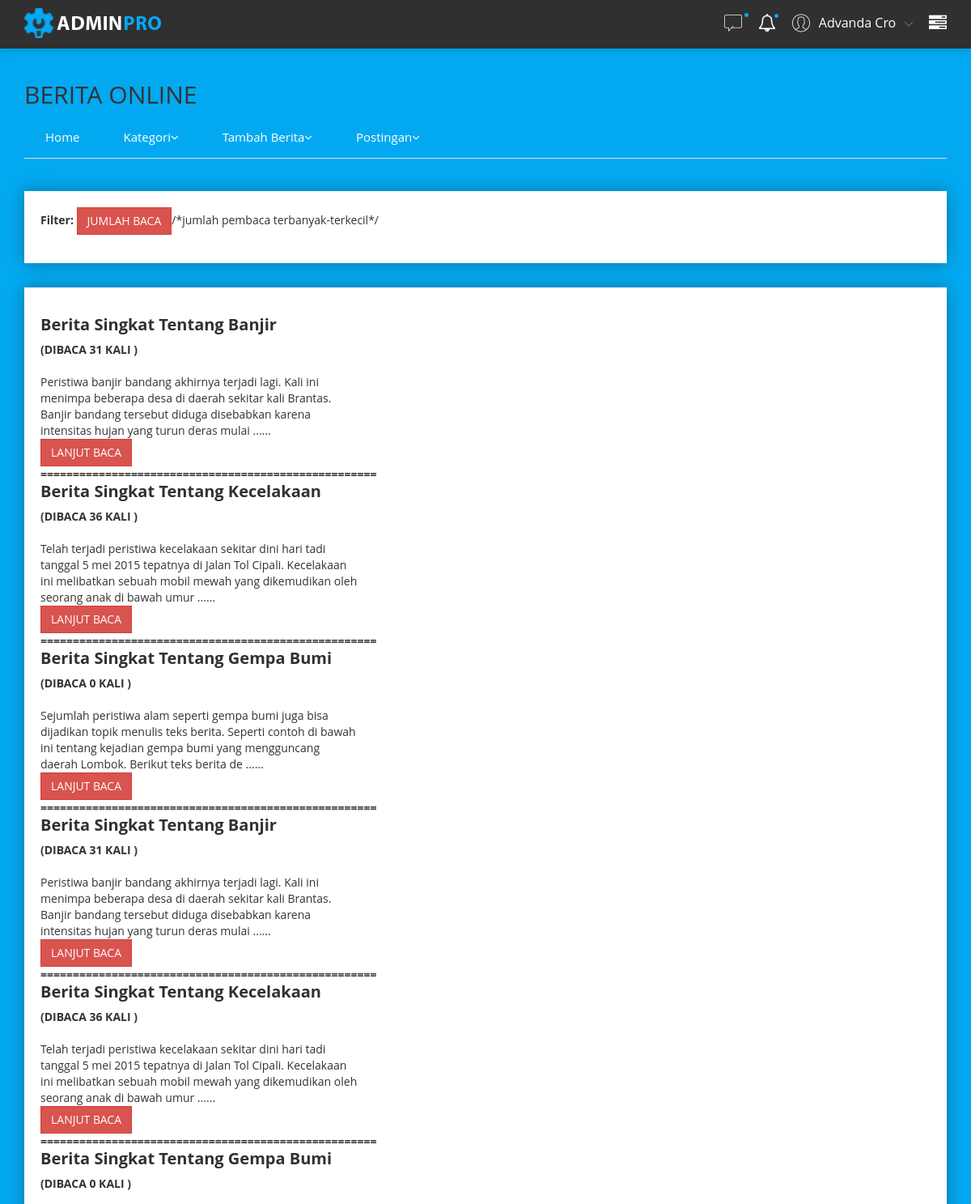
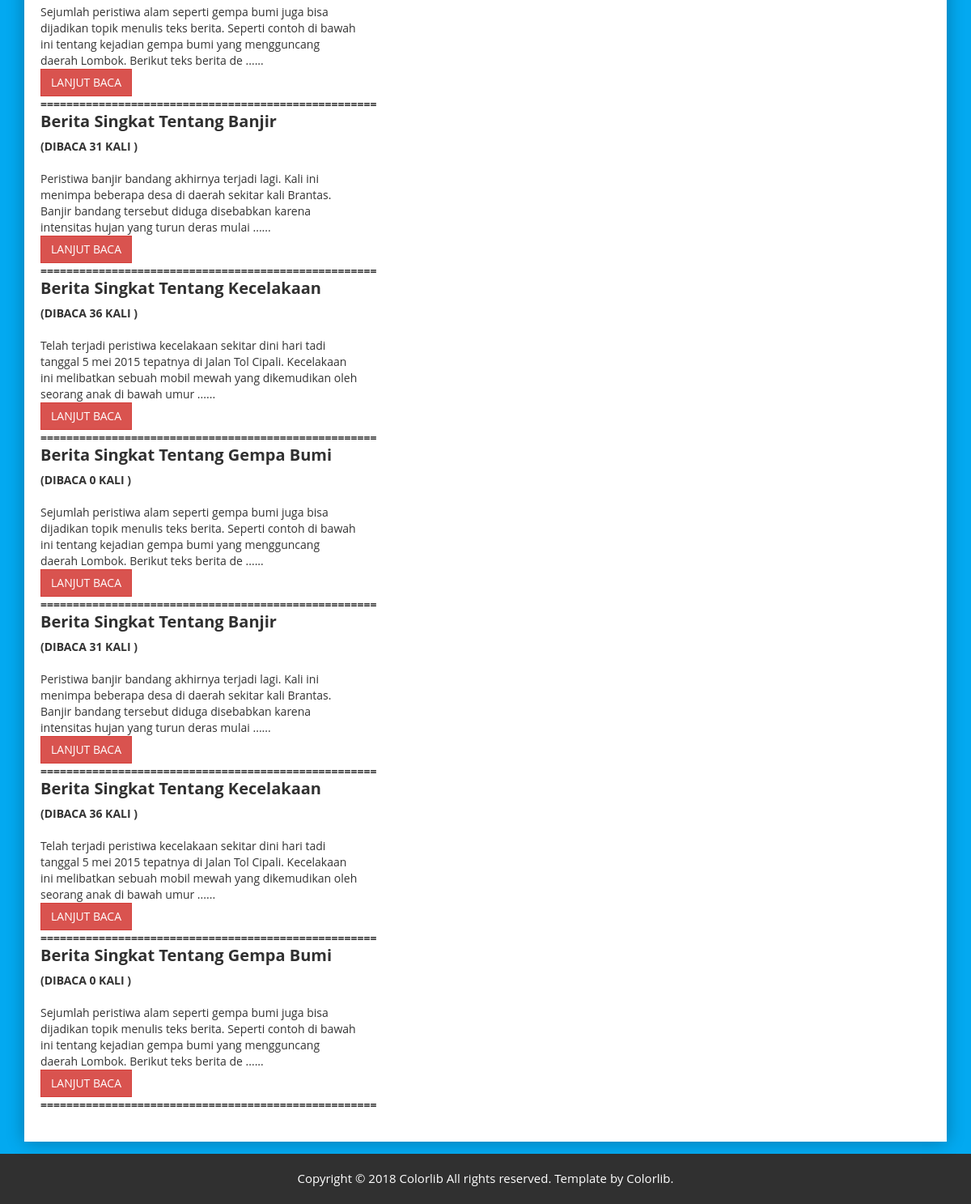
/tambahKategori/tampilKategori?id=4, run on the app's committed database (2 pictures, top to bottom).
### tables this page shows
CREATE TABLE `berita` (
  `id` int(50) UNSIGNED NOT NULL,
  `idKategori` int(50) NOT NULL,
  `judul_berita` varchar(255) NOT NULL,
  `isi_berita` text NOT NULL,
  `jml_baca` int(50) NOT NULL
);

### application/controllers/tambahKategori.php (called while the page is built, shortened)
<?php
class tambahKategori extends CI_Controller {
	function __construct(){
		$this->load->model('m_kategori');
		$this->load->model('m_berita');
		$this->load->helper('url');
	}
	public function tampilKategori() {
		$data['idKategori'] = $this->input->get('id');
		$data['query'] = $this->m_berita->tampil_kategori($data['idKategori']);
		$dat['query'] = $this->m_kategori->tampil_home();
		$this->load->view('head', $dat);
		$this->load->view('kategori', $data);
		$this->load->view('footer', $data);
	}
}

### index.php (called while the page is built, shortened)
<?php
require_once BASEPATH.'core/CodeIgniter.php';

### application/models/m_berita.php (called while the page is built, shortened)
<?php
class M_berita extends CI_Model{
	function tampil_kategori($idKategori){
		return $this->db->query("SELECT * FROM berita ,kategori WHERE '".$idKategori."'");
	}
}
?>

### application/views/kategori.php (the view, shortened to what this page needs)
<div class="breadcome-area mg-t-40 mg-b-30">
    <div class="container">
        <div class="row">
            <div class="col-lg-12">
                <div class="breadcome-list shadow-reset">
                    <div class="breadcome-heading">
                        <p><strong>Filter:</strong>
                        <button type="button" class="btn btn-custon-four btn-danger" onclick="location.href='<?php echo base_url();?>welcome/desc'">JUMLAH BACA</button>/*jumlah pembaca terbanyak-terkecil*/</p>
                    </div>
                </div>
            </div>
        </div>
    </div>
</div>
<div class="user-profile-area">
    <div class="container">
        <div class="row">
            <div class="col-lg-12 col-md-12 col-sm-12 col-xs-12">
                <div class="user-profile-wrap shadow-reset">
                    <div class="row">
                        <div class="col-lg-6">
                            <div class="row">
                               <tbody>
                                <div class="col-lg-9">
                                    <div class="user-profile-content">
                                        <tbody>
                                            <?php
                                            foreach($query->result() as $row){
                                            $artikel=$row->isi_berita;
                                            $cut=substr($artikel,0,200);
                                            $s="......";
                                            $t=" (DIBACA ";
                                            $u=" )";
                                            $v=" KALI";
                                            $w="====================================================";
                                            echo "<tr>
                                            <td><b><h2><strong>".$row->judul_berita."</strong></h2>".$t."".$row->jml_baca."".$v."".$u."</br></b>
                                            <br>".$cut."
                                            ".$s."</br>
                                            <a  href='".base_url('welcome/selanjutnya?id='.$row->id)."'><button type='button' class='btn btn-custon-four btn-danger' >LANJUT BACA</button></a>
                                            </td>
                                            <strong>".$w."</strong>
                                            </tr>";
                                        }
                                        ?>
                                        </tbody>
                                    </div>
                                </div>
                            </div>
                        </div>
                        </div>
                    </div>
                </div>
            </div>
        </div>
    </div>

### horizontal/css/buttons.css (style rules this page uses)
.btn-custon-four { border-radius:0px; }

### horizontal/css/switcher/color-one.css (style rules this page uses)
html, body { font-family: 'Open Sans', sans-serif;font-weight:400;background: #555 }

### horizontal/css/switcher/color-two.css (style rules this page uses)
html, body { font-family: 'Open Sans', sans-serif;font-weight:400;background: #1c84c6 }

### horizontal/css/switcher/color-three.css (style rules this page uses)
html, body { font-family: 'Open Sans', sans-serif;font-weight:400;background: #ed5565 }

### horizontal/css/switcher/color-four.css (style rules this page uses)
html, body { font-family: 'Open Sans', sans-serif;font-weight:400;background: #1ab394 }

### horizontal/css/switcher/color-five.css (style rules this page uses)
html, body { font-family: 'Open Sans', sans-serif;font-weight:400;background: #EE7752 }

### horizontal/css/switcher/color-six.css (style rules this page uses)
html, body { font-family: 'Open Sans', sans-serif;font-weight:400;background: #27ae60 }

### horizontal/css/switcher/color-seven.css (style rules this page uses)
html, body { font-family: 'Open Sans', sans-serif;font-weight:400;background: #7f8c8d }

### horizontal/css/switcher/color-eight.css (style rules this page uses)
html, body { font-family: 'Open Sans', sans-serif;font-weight:400;background: #0000ff }

### horizontal/css/switcher/color-nine.css (style rules this page uses)
html, body { font-family: 'Open Sans', sans-serif;font-weight:400;background: #ff0080 }

### horizontal/css/switcher/color-ten.css (style rules this page uses)
html, body { font-family: 'Open Sans', sans-serif;font-weight:400;background: #1a0000 }

### data on the page
berita: judul_berita "Berita Singkat Tentang Banjir", t "(DIBACA", jml_baca "31", v "KALI", u ")", isi_berita "Peristiwa banjir bandang akhirnya terjadi lagi. Kali ini menimpa beberapa desa di daerah sekitar kali Brantas. Banjir bandang tersebut diduga disebabkan karena intensitas hujan yang turun deras mulai", s "......", w "===================================================="
berita: judul_berita "Berita Singkat Tentang Kecelakaan", t "(DIBACA", jml_baca "36", v "KALI", u ")", isi_berita "Telah terjadi peristiwa kecelakaan sekitar dini hari tadi tanggal 5 mei 2015 tepatnya di Jalan Tol Cipali. Kecelakaan ini melibatkan sebuah mobil mewah yang dikemudikan oleh seorang anak di bawah umur", s "......", w "===================================================="
berita: judul_berita "Berita Singkat Tentang Gempa Bumi", t "(DIBACA", jml_baca "0", v "KALI", u ")", isi_berita "Sejumlah peristiwa alam seperti gempa bumi juga bisa dijadikan topik menulis teks berita. Seperti contoh di bawah ini tentang kejadian gempa bumi yang mengguncang daerah Lombok. Berikut teks berita de", s "......", w "===================================================="
